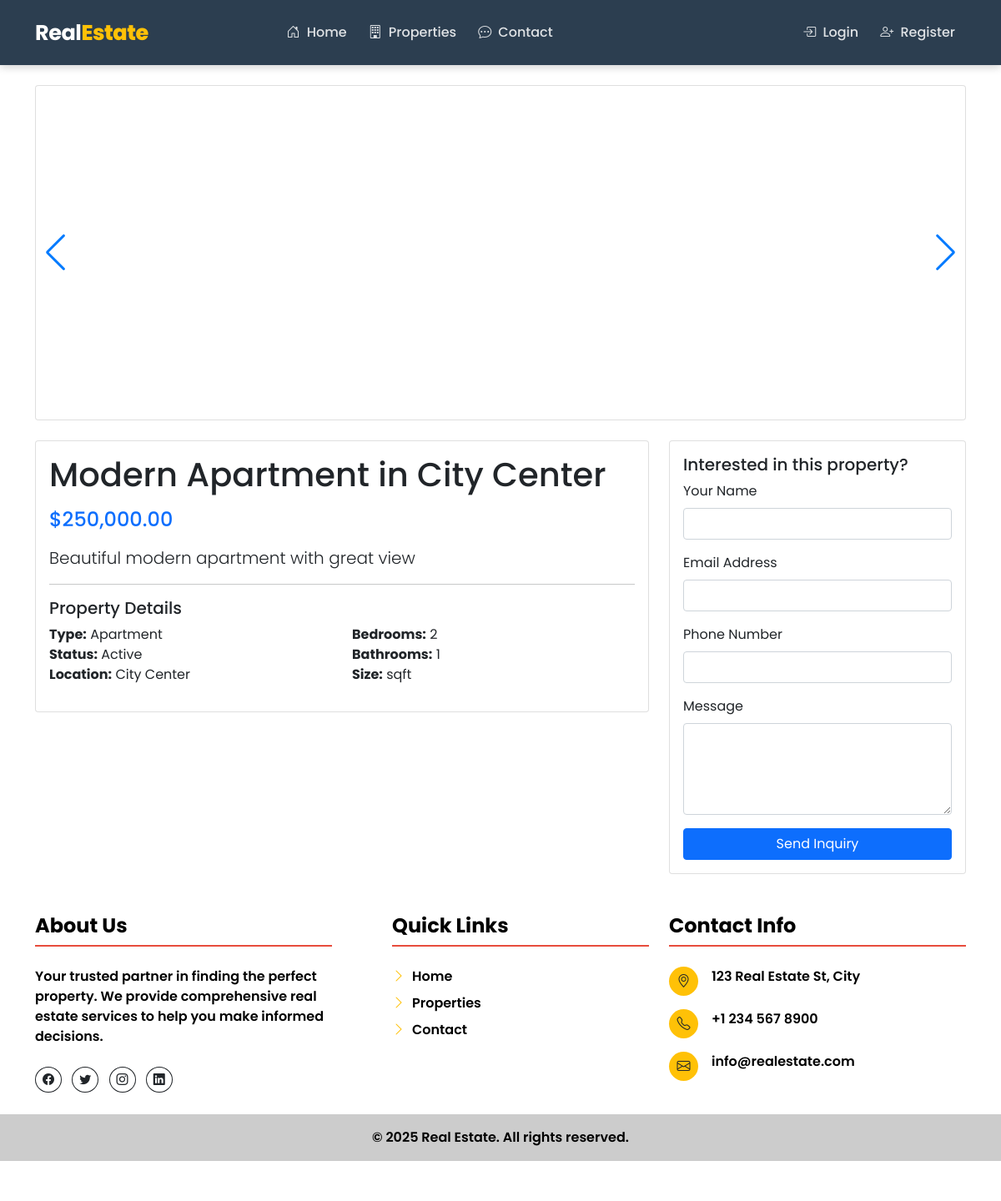
The page /property-details.php?id=1 on the database its author committed.
### tables this page shows
CREATE TABLE properties (
    id INT AUTO_INCREMENT PRIMARY KEY,
    user_id INT,
    title VARCHAR(255),
    description TEXT,
    type ENUM('house', 'apartment', 'villa', 'land'),
    status ENUM('active', 'pending', 'sold', 'inactive') DEFAULT 'pending',
    price DECIMAL(12,2),
    location VARCHAR(255),
    city VARCHAR(100),
    address TEXT,
    bedrooms INT,
    bathrooms INT,
    area DECIMAL(10,2),
    features TEXT,
    created_at TIMESTAMP DEFAULT CURRENT_TIMESTAMP,
    updated_at TIMESTAMP DEFAULT CURRENT_TIMESTAMP ON UPDATE CURRENT_TIMESTAMP,
    FOREIGN KEY (user_id) REFERENCES users(id)
);

### includes/functions.php (called while the page is built, shortened)
<?php
function format_price($price) {
    return '$' . number_format($price, 2);
}

### property-details.php (the view, shortened to what this page needs)
<?php
require_once 'config.php';
$property_id = $_GET['id'];
try {
    $query = "SELECT p.*, u.username as owner_name
             FROM properties p
             LEFT JOIN users u ON p.user_id = u.id
             WHERE p.id = ? AND p.status = 'active'";
    $stmt = $conn->prepare($query);
    $stmt->execute([$property_id]);
    $property = $stmt->fetch(PDO::FETCH_ASSOC);
} catch(PDOException $e) {
    header('Location: properties.php');
    exit();
}
$extra_css = '
<link rel="stylesheet" href="https://cdn.jsdelivr.net/npm/swiper@8/swiper-bundle.min.css">
<style>
    .swiper {
        width: 100%;
        height: 400px;
    }
    .swiper-slide img {
        width: 100%;
        height: 100%;
        object-fit: cover;
    }
    .favorite-btn {
        background: none;
        border: none;
        font-size: 1.5rem;
        color: #dc3545;
        cursor: pointer;
        transition: transform 0.2s;
        padding: 5px;
        line-height: 1;
    }
    .favorite-btn:hover {
        transform: scale(1.1);
    }
    .favorite-btn.active {
        color: #dc3545;
    }
    .favorite-btn:not(.active) {
        color: #6c757d;
    }
</style>';
require_once 'includes/header.php';
?>
<div class="container mt-4">
    <div class="card mb-4">
        <div class="card-body p-0">
            <div class="swiper">
                <div class="swiper-wrapper">
                </div>
                <div class="swiper-button-prev"></div>
                <div class="swiper-button-next"></div>
            </div>
        </div>
    </div>
    <div class="row">
        <div class="col-md-8">
            <div class="card content-card mb-4">
                <div class="card-body">
                    <div class="d-flex justify-content-between align-items-center mb-3">
                        <h1 class="card-title mb-0"><?php echo htmlspecialchars($property['title']); ?></h1>
                    </div>
                    <h4 class="text-primary mb-3"><?php echo format_price($property['price']); ?></h4>
                    <p class="lead"><?php echo htmlspecialchars($property['description']); ?></p>
                    <hr>
                    <h5>Property Details</h5>
                    <div class="row">
                        <div class="col-md-6">
                            <ul class="list-unstyled">
                                <li><strong>Type:</strong> <?php echo ucfirst($property['type']); ?></li>
                                <li><strong>Status:</strong> <?php echo ucfirst($property['status']); ?></li>
                                <li><strong>Location:</strong> <?php echo htmlspecialchars($property['location']); ?></li>
                            </ul>
                        </div>
                        <div class="col-md-6">
                            <ul class="list-unstyled">
                                <li><strong>Bedrooms:</strong> <?php echo $property['bedrooms']; ?></li>
                                <li><strong>Bathrooms:</strong> <?php echo $property['bathrooms']; ?></li>
                                <li><strong>Size:</strong> <?php echo $property['size']; ?> sqft</li>
                            </ul>
                        </div>
                    </div>
                </div>
            </div>
        </div>
        <div class="col-md-4">
            <div class="card content-card">
                <div class="card-body">
                    <h5 class="card-title">Interested in this property?</h5>
                    <form action="send-inquiry.php" method="POST">
                        <div class="mb-3">
                            <label for="name" class="form-label">Your Name</label>
                            <input type="text" class="form-control" id="name" name="name" required>
                        </div>
                        <div class="mb-3">
                            <label for="email" class="form-label">Email Address</label>
                            <input type="email" class="form-control" id="email" name="email" required>
                        </div>
                        <div class="mb-3">
                            <label for="phone" class="form-label">Phone Number</label>
                            <input type="tel" class="form-control" id="phone" name="phone">
                        </div>
                        <div class="mb-3">
                            <label for="message" class="form-label">Message</label>
                            <textarea class="form-control" id="message" name="message" rows="4" required></textarea>
                        </div>
                        <button type="submit" class="btn btn-primary w-100">Send Inquiry</button>
                    </form>
                </div>
            </div>
        </div>
    </div>
</div>
<?php require_once 'includes/footer.php'; ?>

### includes/header.php (style rules this page uses)
body { min-height: 100vh; display: flex; flex-direction: column; font-family: 'Poppins', sans-serif; }

### property-details.php (style rules this page uses)
.swiper { width: 100%; height: 400px; }

### rows shown on the page
properties: title "Modern Apartment in City Center", price "$250,000.00", description "Beautiful modern apartment with great view", type "Apartment", status "Active", location "City Center", bedrooms "2", bathrooms "1"
